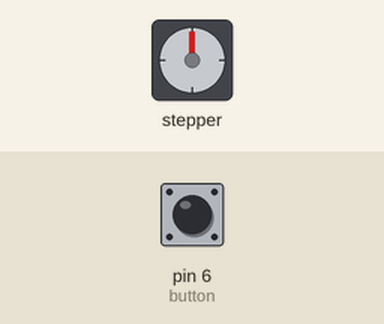
Recording of a sketch running on a simulated Arduino Uno, built with avr-gcc and run on an emulated ATmega328P. On the bench: stepper motor. Inputs (shaded band) come from the test bench; at power-on: pin 6 (button) HIGH. Stepper angles assume 200 steps per turn.

Above: at 1.2 s.
1.3 s: pin 6 (button) pulled LOW for 0.15 s
At 3.4 s:
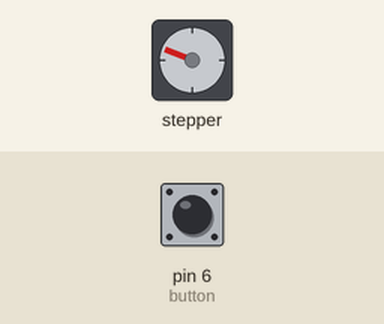
3.9 s: pin 6 (button) pulled LOW for 1 s
At 4.35 s:
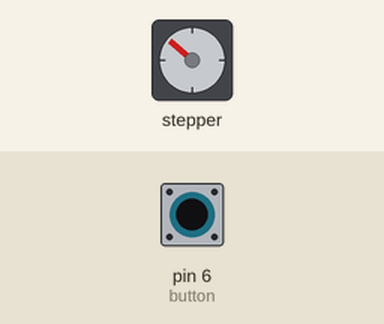
6.5 s: pin 6 (button) pulled LOW for 3.2 s
At 6.95 s:
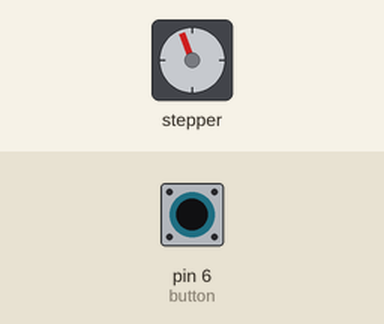
Timing chart, 0 to 9.5 s (numbered marks = the images above; inputs shaded):
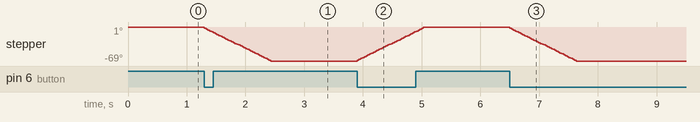

The sketch:

spoiler_stepper_control.ino
```cpp
#include <Stepper.h>
#include <Servo.h>

#define STEPS_PER_REVOLUTION 200  // The number of steps per revolution
#define ANGLE_PER_STEP 1.8        // 360 degrees / 200 steps per revolution = 1.8 degrees per step
#define DESIRED_ANGLE 70          // Desired angle to turn in degrees

// initialize the stepper library on pins 8, 9, 10, 11:
Stepper myStepper(STEPS_PER_REVOLUTION, 8, 9, 10, 11);
int button =  6;
bool buttonState = false;
bool lastButtonState = false;
bool direction = true;  // true for positive direction, false for negative direction


void setup() {
  // set the speed at 10 rpm:
  myStepper.setSpeed(10);
  pinMode(button, INPUT_PULLUP);

}
void loop() {
  buttonState = digitalRead(button);

  if (buttonState != lastButtonState) {  // Check if the button state has changed
    if (buttonState == LOW) {            // Check if the button is pressed
      if (direction) {
        moveStepperByAngle(-DESIRED_ANGLE); // Move by desired degrees in negative direction
      } else {
        moveStepperByAngle(DESIRED_ANGLE);  // Move by desired degrees in positive direction
      }
      direction = !direction;  // Toggle direction for the next button press
    }
    lastButtonState = buttonState;
  }
}

void moveStepperByAngle(float angle) {
  int steps = angle / ANGLE_PER_STEP;
  if (steps > 0) {
    for (int i = 0; i < steps; i++) {
      myStepper.step(1);
      delayMicroseconds(300);  // add a short delay between steps
    }
  } else {
    for (int i = 0; i > steps; i--) {
      myStepper.step(-1);
      delayMicroseconds(300);  // add a short delay between steps
    }
  }
}
```

Measured:
- after the input at 1.3 s, stepper: turns 69° counter-clockwise in 1.1 s, starting at once
- after the input at 3.9 s, stepper: turns 69° clockwise in 1.1 s, starting at once
- after the input at 6.5 s, stepper: turns 69° counter-clockwise in 1.1 s, starting at once
